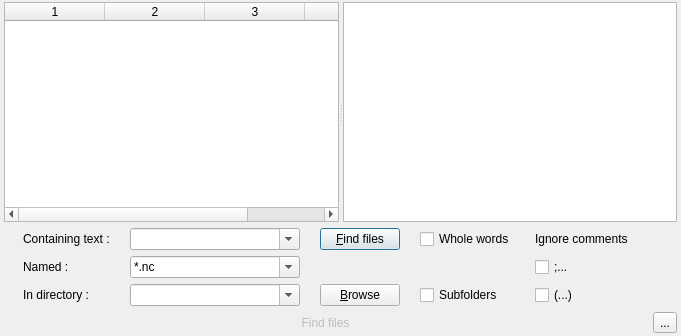
<?xml version="1.0" encoding="UTF-8"?>
<ui version="4.0">
 <class>FindInFiles</class>
 <widget class="QWidget" name="FindInFiles">
  <property name="geometry">
   <rect>
    <x>0</x>
    <y>0</y>
    <width>681</width>
    <height>336</height>
   </rect>
  </property>
  <property name="sizePolicy">
   <sizepolicy hsizetype="Maximum" vsizetype="Maximum">
    <horstretch>0</horstretch>
    <verstretch>0</verstretch>
   </sizepolicy>
  </property>
  <property name="windowTitle">
   <string>Dialog</string>
  </property>
  <property name="autoFillBackground">
   <bool>true</bool>
  </property>
  <layout class="QVBoxLayout" name="verticalLayout_2">
   <property name="leftMargin">
    <number>4</number>
   </property>
   <property name="topMargin">
    <number>2</number>
   </property>
   <property name="rightMargin">
    <number>4</number>
   </property>
   <property name="bottomMargin">
    <number>2</number>
   </property>
   <item>
    <widget class="QSplitter" name="splitter">
     <property name="sizePolicy">
      <sizepolicy hsizetype="Expanding" vsizetype="Expanding">
       <horstretch>0</horstretch>
       <verstretch>0</verstretch>
      </sizepolicy>
     </property>
     <property name="orientation">
      <enum>Qt::Horizontal</enum>
     </property>
     <property name="childrenCollapsible">
      <bool>false</bool>
     </property>
     <widget class="QTableWidget" name="filesTable">
      <property name="sizePolicy">
       <sizepolicy hsizetype="Expanding" vsizetype="Expanding">
        <horstretch>0</horstretch>
        <verstretch>0</verstretch>
       </sizepolicy>
      </property>
      <property name="minimumSize">
       <size>
        <width>100</width>
        <height>0</height>
       </size>
      </property>
      <property name="contextMenuPolicy">
       <enum>Qt::NoContextMenu</enum>
      </property>
      <property name="toolTip">
       <string>Oneclick - preview, doubleclick - opens file in editor.</string>
      </property>
      <property name="editTriggers">
       <set>QAbstractItemView::NoEditTriggers</set>
      </property>
      <property name="showDropIndicator" stdset="0">
       <bool>false</bool>
      </property>
      <property name="alternatingRowColors">
       <bool>true</bool>
      </property>
      <property name="selectionMode">
       <enum>QAbstractItemView::SingleSelection</enum>
      </property>
      <property name="selectionBehavior">
       <enum>QAbstractItemView::SelectRows</enum>
      </property>
      <property name="sortingEnabled">
       <bool>true</bool>
      </property>
      <property name="wordWrap">
       <bool>false</bool>
      </property>
      <property name="cornerButtonEnabled">
       <bool>false</bool>
      </property>
      <property name="columnCount">
       <number>4</number>
      </property>
      <attribute name="horizontalHeaderShowSortIndicator" stdset="0">
       <bool>true</bool>
      </attribute>
      <attribute name="verticalHeaderShowSortIndicator" stdset="0">
       <bool>false</bool>
      </attribute>
      <attribute name="horizontalHeaderShowSortIndicator" stdset="0">
       <bool>true</bool>
      </attribute>
      <attribute name="verticalHeaderShowSortIndicator" stdset="0">
       <bool>false</bool>
      </attribute>
      <column/>
      <column/>
      <column/>
      <column/>
     </widget>
     <widget class="QPlainTextEdit" name="preview">
      <property name="sizePolicy">
       <sizepolicy hsizetype="Expanding" vsizetype="Expanding">
        <horstretch>0</horstretch>
        <verstretch>0</verstretch>
       </sizepolicy>
      </property>
      <property name="minimumSize">
       <size>
        <width>80</width>
        <height>0</height>
       </size>
      </property>
      <property name="undoRedoEnabled">
       <bool>false</bool>
      </property>
     </widget>
    </widget>
   </item>
   <item>
    <widget class="QFrame" name="frame">
     <property name="sizePolicy">
      <sizepolicy hsizetype="Preferred" vsizetype="Minimum">
       <horstretch>0</horstretch>
       <verstretch>0</verstretch>
      </sizepolicy>
     </property>
     <property name="frameShape">
      <enum>QFrame::NoFrame</enum>
     </property>
     <property name="frameShadow">
      <enum>QFrame::Plain</enum>
     </property>
     <layout class="QGridLayout" name="gridLayout">
      <property name="sizeConstraint">
       <enum>QLayout::SetMinimumSize</enum>
      </property>
      <property name="topMargin">
       <number>0</number>
      </property>
      <property name="bottomMargin">
       <number>0</number>
      </property>
      <property name="horizontalSpacing">
       <number>20</number>
      </property>
      <item row="1" column="4">
       <widget class="QCheckBox" name="wholeWordsCheckBox">
        <property name="text">
         <string>Whole words</string>
        </property>
       </widget>
      </item>
      <item row="4" column="3">
       <widget class="QPushButton" name="browseButton">
        <property name="sizePolicy">
         <sizepolicy hsizetype="Fixed" vsizetype="Fixed">
          <horstretch>0</horstretch>
          <verstretch>0</verstretch>
         </sizepolicy>
        </property>
        <property name="maximumSize">
         <size>
          <width>16777215</width>
          <height>16777215</height>
         </size>
        </property>
        <property name="text">
         <string>&amp;Browse</string>
        </property>
        <property name="icon">
         <iconset resource="../../gcodeshared/application.qrc">
          <normaloff>:/images/browse.png</normaloff>:/images/browse.png</iconset>
        </property>
        <property name="autoDefault">
         <bool>false</bool>
        </property>
       </widget>
      </item>
      <item row="4" column="2">
       <widget class="QComboBox" name="directoryComboBox">
        <property name="enabled">
         <bool>true</bool>
        </property>
        <property name="sizePolicy">
         <sizepolicy hsizetype="Expanding" vsizetype="Fixed">
          <horstretch>0</horstretch>
          <verstretch>0</verstretch>
         </sizepolicy>
        </property>
        <property name="editable">
         <bool>true</bool>
        </property>
        <property name="insertPolicy">
         <enum>QComboBox::InsertAtTop</enum>
        </property>
       </widget>
      </item>
      <item row="4" column="1">
       <widget class="QLabel" name="directoryLabel">
        <property name="sizePolicy">
         <sizepolicy hsizetype="Minimum" vsizetype="Preferred">
          <horstretch>0</horstretch>
          <verstretch>0</verstretch>
         </sizepolicy>
        </property>
        <property name="layoutDirection">
         <enum>Qt::LeftToRight</enum>
        </property>
        <property name="text">
         <string>In directory :</string>
        </property>
       </widget>
      </item>
      <item row="3" column="2">
       <widget class="QComboBox" name="fileComboBox">
        <property name="sizePolicy">
         <sizepolicy hsizetype="Expanding" vsizetype="Fixed">
          <horstretch>0</horstretch>
          <verstretch>0</verstretch>
         </sizepolicy>
        </property>
        <property name="editable">
         <bool>true</bool>
        </property>
        <property name="insertPolicy">
         <enum>QComboBox::InsertAtTop</enum>
        </property>
        <item>
         <property name="text">
          <string>*.nc</string>
         </property>
        </item>
       </widget>
      </item>
      <item row="3" column="1">
       <widget class="QLabel" name="fileLabel">
        <property name="sizePolicy">
         <sizepolicy hsizetype="Minimum" vsizetype="Preferred">
          <horstretch>0</horstretch>
          <verstretch>0</verstretch>
         </sizepolicy>
        </property>
        <property name="text">
         <string>Named :</string>
        </property>
       </widget>
      </item>
      <item row="1" column="2">
       <widget class="QComboBox" name="textComboBox">
        <property name="sizePolicy">
         <sizepolicy hsizetype="Expanding" vsizetype="Fixed">
          <horstretch>0</horstretch>
          <verstretch>0</verstretch>
         </sizepolicy>
        </property>
        <property name="editable">
         <bool>true</bool>
        </property>
        <property name="insertPolicy">
         <enum>QComboBox::InsertAtTop</enum>
        </property>
       </widget>
      </item>
      <item row="1" column="3">
       <widget class="QPushButton" name="findButton">
        <property name="text">
         <string>&amp;Find files</string>
        </property>
        <property name="icon">
         <iconset resource="../../gcodeshared/application.qrc">
          <normaloff>:/images/findnext.png</normaloff>:/images/findnext.png</iconset>
        </property>
        <property name="autoDefault">
         <bool>true</bool>
        </property>
        <property name="default">
         <bool>true</bool>
        </property>
       </widget>
      </item>
      <item row="1" column="1">
       <widget class="QLabel" name="textLabel">
        <property name="sizePolicy">
         <sizepolicy hsizetype="Minimum" vsizetype="Preferred">
          <horstretch>0</horstretch>
          <verstretch>0</verstretch>
         </sizepolicy>
        </property>
        <property name="text">
         <string>Containing text :</string>
        </property>
       </widget>
      </item>
      <item row="1" column="0">
       <spacer name="horizontalSpacer">
        <property name="orientation">
         <enum>Qt::Horizontal</enum>
        </property>
        <property name="sizeType">
         <enum>QSizePolicy::Minimum</enum>
        </property>
        <property name="sizeHint" stdset="0">
         <size>
          <width>10</width>
          <height>20</height>
         </size>
        </property>
       </spacer>
      </item>
      <item row="1" column="6">
       <spacer name="horizontalSpacer_2">
        <property name="orientation">
         <enum>Qt::Horizontal</enum>
        </property>
        <property name="sizeType">
         <enum>QSizePolicy::Minimum</enum>
        </property>
        <property name="sizeHint" stdset="0">
         <size>
          <width>40</width>
          <height>20</height>
         </size>
        </property>
       </spacer>
      </item>
      <item row="4" column="4">
       <widget class="QCheckBox" name="subFoldersCheckBox">
        <property name="toolTip">
         <string>Search subfolders</string>
        </property>
        <property name="text">
         <string>Subfolders</string>
        </property>
       </widget>
      </item>
      <item row="3" column="5">
       <widget class="QCheckBox" name="commentStyle1CheckBox">
        <property name="text">
         <string>;...</string>
        </property>
        <property name="autoExclusive">
         <bool>false</bool>
        </property>
       </widget>
      </item>
      <item row="4" column="5">
       <widget class="QCheckBox" name="commentStyle2CheckBox">
        <property name="text">
         <string>(...)</string>
        </property>
        <property name="autoExclusive">
         <bool>false</bool>
        </property>
       </widget>
      </item>
      <item row="1" column="5">
       <widget class="QLabel" name="label">
        <property name="text">
         <string>Ignore comments</string>
        </property>
       </widget>
      </item>
     </layout>
    </widget>
   </item>
   <item>
    <layout class="QHBoxLayout" name="horizontalLayout">
     <property name="sizeConstraint">
      <enum>QLayout::SetFixedSize</enum>
     </property>
     <property name="bottomMargin">
      <number>0</number>
     </property>
     <item>
      <widget class="QPushButton" name="title">
       <property name="enabled">
        <bool>false</bool>
       </property>
       <property name="minimumSize">
        <size>
         <width>0</width>
         <height>22</height>
        </size>
       </property>
       <property name="maximumSize">
        <size>
         <width>16777215</width>
         <height>22</height>
        </size>
       </property>
       <property name="text">
        <string>Find files</string>
       </property>
       <property name="icon">
        <iconset resource="../../gcodeshared/application.qrc">
         <normaloff>:/images/filefind.png</normaloff>
         <disabledoff>:/images/filefind.png</disabledoff>:/images/filefind.png</iconset>
       </property>
       <property name="flat">
        <bool>true</bool>
       </property>
      </widget>
     </item>
     <item>
      <widget class="QToolButton" name="hideToolButton">
       <property name="toolTip">
        <string>Hide</string>
       </property>
       <property name="text">
        <string>...</string>
       </property>
       <property name="icon">
        <iconset resource="../../gcodeshared/application.qrc">
         <normaloff>:/images/arrow-down.png</normaloff>
         <normalon>:/images/arrow-up.png</normalon>:/images/arrow-down.png</iconset>
       </property>
       <property name="checkable">
        <bool>true</bool>
       </property>
       <property name="checked">
        <bool>false</bool>
       </property>
      </widget>
     </item>
    </layout>
   </item>
  </layout>
 </widget>
 <resources>
  <include location="../../gcodeshared/application.qrc"/>
 </resources>
 <connections/>
</ui>
